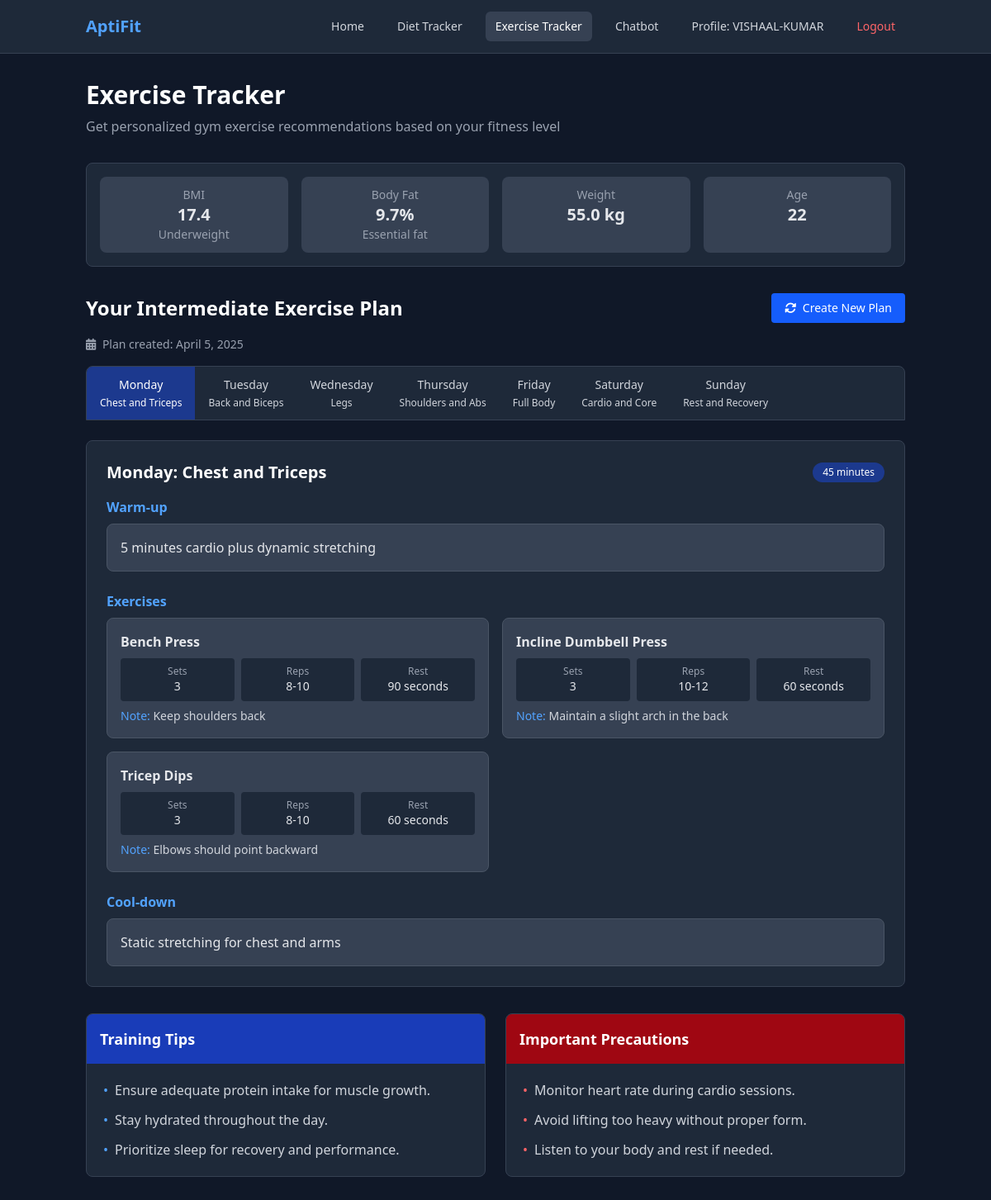
The app's page /exercise-tracker/ (signed in) with its own data.
### fitness/models.py (models this page shows, shortened)
class UserProfile(models.Model):
    NOTIFICATION_CHOICES = [
        ('daily', 'Daily'),
        ('weekly', 'Weekly'),
        ('none', 'None'),
    ]
    user = models.OneToOneField(User, on_delete=models.CASCADE)
    last_password_change = models.DateTimeField(auto_now=True)
    phone_number = models.CharField(max_length=15, blank=True, null=True)
    height = models.FloatField(blank=True, null=True)  # in cm
    weight = models.FloatField(blank=True, null=True)  # in kg
    sex = models.CharField(max_length=10, blank=True, null=True)
    age = models.IntegerField(blank=True, null=True)  # add age field
    notification_preference = models.CharField(
        max_length=10,
        choices=NOTIFICATION_CHOICES,
        default='none'
    )
    @property
    def bmi(self):
        if self.height and self.weight:
            height_m = self.height / 100
            return round(self.weight / (height_m * height_m), 1)
        return None
    @property
    def bmi_category(self):
        bmi = self.bmi
        if bmi is None:
            return None
        elif bmi < 18.5:
            return "Underweight"
        elif bmi < 25:
            return "Normal weight"
        elif bmi < 30:
            return "Overweight"
        else:
            return "Obese"
    @property
    def body_fat(self):
        bmi = self.bmi
        if bmi is None or not self.sex or not self.age:
            return None
        if self.sex.lower() == "male":
            return round(1.20 * bmi + 0.23 * self.age - 10.8 * 1 - 5.4, 1)
        else:
            return round(1.20 * bmi + 0.23 * self.age - 10.8 * 0 - 5.4, 1)
    @property
    def body_fat_category(self):
        bf = self.body_fat
        if bf is None or not self.sex:
            return None
        if self.sex.lower() == "male":
            if bf < 10:
                return "Essential fat"
            elif bf < 14:
                return "Athletes"
            elif bf < 21:
                return "Fitness"
            elif bf < 25:
                return "Average"
            else:
                return "Obese"

class ExercisePlan(models.Model):
    user = models.OneToOneField(User, on_delete=models.CASCADE)
    fitness_level = models.CharField(max_length=20)
    created_at = models.DateTimeField(auto_now_add=True)
    last_updated = models.DateTimeField(auto_now=True)

class ExerciseDay(models.Model):
    exercise_plan = models.ForeignKey(
        ExercisePlan, related_name='days', on_delete=models.CASCADE)
    day = models.CharField(max_length=20)  # Monday, Tuesday, etc.
    focus = models.CharField(max_length=100)  # Chest & Triceps, Legs, etc.
    warmup = models.TextField()
    cooldown = models.TextField()
    duration = models.CharField(max_length=50)

class Exercise(models.Model):
    exercise_day = models.ForeignKey(
        ExerciseDay, related_name='exercises', on_delete=models.CASCADE)
    name = models.CharField(max_length=100)
    sets = models.IntegerField()
    reps = models.CharField(max_length=20)
    rest = models.CharField(max_length=20)
    notes = models.TextField(null=True, blank=True)

class ExerciseTip(models.Model):
    exercise_plan = models.ForeignKey(
        ExercisePlan, related_name='tips', on_delete=models.CASCADE)
    text = models.TextField()

class ExercisePrecaution(models.Model):
    exercise_plan = models.ForeignKey(
        ExercisePlan, related_name='precautions', on_delete=models.CASCADE)
    text = models.TextField()

### fitness/views.py (the view, shortened to what this page needs)
# urls.py: path('exercise-tracker/', views.exercise_tracker, name='exercise_tracker'),
@login_required
def exercise_tracker(request):
    user_profile = request.user.userprofile
    profile_complete = bool(
        user_profile.height and
        user_profile.weight and
        user_profile.sex and
        user_profile.age
    )
    if not profile_complete:
        messages.warning(
            request,
            "Please complete your profile before using the exercise tracker. We need your height, weight, sex, and age to provide personalized exercise recommendations."
        )
        return redirect('profile')
    try:
        exercise_plan_obj = ExercisePlan.objects.get(user=request.user)
        if request.GET.get('new_plan') == 'true' or request.method == 'POST':
            pass
        else:
            exercise_plan = {
                'schedule': [],
                'tips': [tip.text for tip in exercise_plan_obj.tips.all()],
                'precautions': [precaution.text for precaution in exercise_plan_obj.precautions.all()]
            }
            for day in exercise_plan_obj.days.all().order_by('id'):
                day_dict = {
                    'day': day.day,
                    'focus': day.focus,
                    'warmup': day.warmup,
                    'cooldown': day.cooldown,
                    'duration': day.duration,
                    'exercises': []
                }
                for exercise in day.exercises.all():
                    day_dict['exercises'].append({
                        'name': exercise.name,
                        'sets': exercise.sets,
                        'reps': exercise.reps,
                        'rest': exercise.rest,
                        'notes': exercise.notes
                    })
                exercise_plan['schedule'].append(day_dict)
            return render(request, 'fitness/exercise_tracker.html', {
                'exercise_plan': exercise_plan,
                'fitness_level': exercise_plan_obj.fitness_level,
                'created_at': exercise_plan_obj.created_at,
                'last_updated': exercise_plan_obj.last_updated,
            })
    except ExercisePlan.DoesNotExist:
        pass

### fitness/templates/fitness/exercise_tracker.html (shortened to what this page needs)
<!DOCTYPE html>
<html lang="en">
  <head>
    <script src="https://cdn.jsdelivr.net/npm/@tailwindcss/browser@4"></script>
    <link rel="stylesheet" href="https://cdnjs.cloudflare.com/ajax/libs/font-awesome/6.4.0/css/all.min.css">
  </head>
  <body class="bg-gray-900 min-h-screen text-gray-200">
    <nav class="bg-gray-800 border-b border-gray-700">
      <div class="container mx-auto px-4">
        <div class="flex justify-between items-center h-16">
          <div class="flex-shrink-0 font-bold text-xl text-blue-400">
            AptiFit
          </div>
          <div class="flex space-x-2 md:space-x-4 items-center">
            <a href="{% url 'index' %}" class="px-3 py-2 rounded-md text-sm font-medium text-gray-300 hover:bg-gray-700 hover:text-white transition duration-300">
              Home
            </a>
            {% if user.userprofile.height and user.userprofile.weight and user.userprofile.sex and user.userprofile.age %}
            <a href="{% url 'diet_tracker' %}" class="px-3 py-2 rounded-md text-sm font-medium text-gray-300 hover:bg-gray-700 hover:text-white transition duration-300">
              Diet Tracker
            </a>
            <a href="{% url 'exercise_tracker' %}" class="px-3 py-2 rounded-md text-sm font-medium bg-gray-700 text-white">
              Exercise Tracker
            </a>
            <a href="{% url 'chatbot' %}" class="px-3 py-2 rounded-md text-sm font-medium text-gray-300 hover:bg-gray-700 hover:text-white transition duration-300">
              Chatbot
            </a>
            {% endif %}
            <a href="{% url 'profile' %}" class="px-3 py-2 rounded-md text-sm font-medium text-gray-300 hover:bg-gray-700 hover:text-white transition duration-300">
              Profile: {{ user.username }}
            </a>
            <a href="{% url 'logout' %}" class="px-3 py-2 rounded-md text-sm font-medium text-red-400 hover:bg-red-900 hover:text-red-200 transition duration-300">
              Logout
            </a>
          </div>
        </div>
      </div>
    </nav>
    <div class="container mx-auto px-4 py-8">
      <div class="mb-8">
        <h1 class="text-3xl font-bold text-white mb-2">Exercise Tracker</h1>
        <p class="text-gray-400">Get personalized gym exercise recommendations based on your fitness level</p>
      </div>
      <div class="bg-gray-800 rounded-lg p-4 mb-8 border border-gray-700">
        <div class="grid grid-cols-1 md:grid-cols-4 gap-4">
          <div class="text-center p-3 bg-gray-700 rounded-lg">
            <h3 class="text-sm font-medium text-gray-400">BMI</h3>
            <p class="text-xl font-bold">{{ user.userprofile.bmi|default:"--" }}</p>
            <p class="text-sm text-gray-400">{{ user.userprofile.bmi_category|default:"Complete profile" }}</p>
          </div>
          <div class="text-center p-3 bg-gray-700 rounded-lg">
            <h3 class="text-sm font-medium text-gray-400">Body Fat</h3>
            <p class="text-xl font-bold">{{ user.userprofile.body_fat|default:"--" }}%</p>
            <p class="text-sm text-gray-400">{{ user.userprofile.body_fat_category|default:"Complete profile" }}</p>
          </div>
          <div class="text-center p-3 bg-gray-700 rounded-lg">
            <h3 class="text-sm font-medium text-gray-400">Weight</h3>
            <p class="text-xl font-bold">{{ user.userprofile.weight|default:"--" }} kg</p>
          </div>
          <div class="text-center p-3 bg-gray-700 rounded-lg">
            <h3 class="text-sm font-medium text-gray-400">Age</h3>
            <p class="text-xl font-bold">{{ user.userprofile.age|default:"--" }}</p>
          </div>
        </div>
      </div>
      {% if exercise_plan %}
      <div class="mb-8">
        <div class="flex justify-between items-center mb-4">
          <h2 class="text-2xl font-bold text-white">Your {{ fitness_level|title }} Exercise Plan</h2>
          <a href="{% url 'exercise_tracker' %}?new_plan=true" class="bg-blue-600 hover:bg-blue-700 text-white text-sm px-4 py-2 rounded transition duration-300">
            <i class="fas fa-sync-alt mr-1"></i> Create New Plan
          </a>
        </div>
        {% if last_updated %}
        <div class="text-sm text-gray-400 mb-4">
          <span><i class="fas fa-calendar-alt mr-1"></i> Plan created: {{ created_at|date:"F j, Y" }}</span>
        </div>
        {% endif %}
        <div class="mb-6">
          <div class="flex overflow-x-auto bg-gray-800 rounded-t-lg border border-gray-700">
            {% for day_plan in exercise_plan.schedule %}
            <button
              class="day-tab px-4 py-3 text-sm font-medium transition duration-300 {% if forloop.first %}active-tab bg-blue-900 text-white{% else %}text-gray-300 hover:bg-gray-700 hover:text-white{% endif %}"
              data-day="{{ day_plan.day|lower }}"
            >
              {{ day_plan.day }}
              <span class="block text-xs mt-1 font-normal">{{ day_plan.focus }}</span>
            </button>
            {% endfor %}
          </div>
        </div>
        {% for day_plan in exercise_plan.schedule %}
        <div
          id="day-{{ day_plan.day|lower }}"
          class="day-content bg-gray-800 rounded-lg border border-gray-700 p-6 mb-6 {% if not forloop.first %}hidden{% endif %}"
        >
          <div class="flex justify-between items-center mb-4">
            <h3 class="text-xl font-bold text-white">{{ day_plan.day }}: {{ day_plan.focus }}</h3>
            <span class="bg-blue-900 text-white text-xs px-3 py-1 rounded-full">{{ day_plan.duration }}</span>
          </div>
          <div class="mb-6">
            <h4 class="text-blue-400 font-semibold mb-2">Warm-up</h4>
            <div class="bg-gray-700 p-4 rounded-lg border border-gray-600">
              <p>{{ day_plan.warmup }}</p>
            </div>
          </div>
          <div class="mb-6">
            <h4 class="text-blue-400 font-semibold mb-2">Exercises</h4>
            <div class="grid grid-cols-1 md:grid-cols-2 gap-4">
              {% for exercise in day_plan.exercises %}
              <div class="bg-gray-700 p-4 rounded-lg border border-gray-600">
                <h5 class="font-bold mb-2">{{ exercise.name }}</h5>
                <div class="grid grid-cols-3 gap-2 mb-2 text-sm">
                  <div class="bg-gray-800 p-2 rounded text-center">
                    <span class="block text-gray-400 text-xs">Sets</span>
                    <span>{{ exercise.sets }}</span>
                  </div>
                  <div class="bg-gray-800 p-2 rounded text-center">
                    <span class="block text-gray-400 text-xs">Reps</span>
                    <span>{{ exercise.reps }}</span>
                  </div>
                  <div class="bg-gray-800 p-2 rounded text-center">
                    <span class="block text-gray-400 text-xs">Rest</span>
                    <span>{{ exercise.rest }}</span>
                  </div>
                </div>
                {% if exercise.notes %}
                <p class="text-sm text-gray-300 mt-2"><span class="text-blue-400">Note:</span> {{ exercise.notes }}</p>
                {% endif %}
              </div>
              {% endfor %}
            </div>
          </div>
          <div>
            <h4 class="text-blue-400 font-semibold mb-2">Cool-down</h4>
            <div class="bg-gray-700 p-4 rounded-lg border border-gray-600">
              <p>{{ day_plan.cooldown }}</p>
            </div>
          </div>
        </div>
        {% endfor %}
        <div class="grid grid-cols-1 md:grid-cols-2 gap-6 mt-8">
          <div class="bg-gray-800 rounded-lg border border-gray-700 overflow-hidden">
            <div class="bg-blue-800 text-white p-4">
              <h3 class="text-lg font-bold">Training Tips</h3>
            </div>
            <div class="p-5">
              <ul class="space-y-3 text-gray-300">
                {% for tip in exercise_plan.tips %}
                <li class="flex items-start">
                  <span class="text-blue-400 mr-2">•</span>
                  <span>{{ tip }}</span>
                </li>
                {% endfor %}
              </ul>
            </div>
          </div>
          <div class="bg-gray-800 rounded-lg border border-gray-700 overflow-hidden">
            <div class="bg-red-800 text-white p-4">
              <h3 class="text-lg font-bold">Important Precautions</h3>
            </div>
            <div class="p-5">
              <ul class="space-y-3 text-gray-300">
                {% for precaution in exercise_plan.precautions %}
                <li class="flex items-start">
                  <span class="text-red-400 mr-2">•</span>
                  <span>{{ precaution }}</span>
                </li>
                {% endfor %}
              </ul>
            </div>
          </div>
        </div>
      </div>
      {% endif %}
    </div>
  </body>
</html>

### records on screen
ExercisePlan: fitness_level "Intermediate", created_at "April 5, 2025"
ExerciseDay: day "Monday", focus "Chest and Triceps", day "Monday", focus "Chest and Triceps", duration "45 minutes", warmup "5 minutes cardio plus dynamic stretching", cooldown "Static stretching for chest and arms"
ExerciseDay: day "Tuesday", focus "Back and Biceps"
ExerciseDay: day "Wednesday", focus "Legs"
ExerciseDay: day "Thursday", focus "Shoulders and Abs"
ExerciseDay: day "Friday", focus "Full Body"
ExerciseDay: day "Saturday", focus "Cardio and Core"
ExerciseDay: day "Sunday", focus "Rest and Recovery"
Exercise: name "Bench Press", reps "8-10", rest "90 seconds", notes "Keep shoulders back"
Exercise: name "Incline Dumbbell Press", reps "10-12", rest "60 seconds", notes "Maintain a slight arch in the back"
Exercise: name "Tricep Dips", reps "8-10", rest "60 seconds", notes "Elbows should point backward"
ExerciseTip: tips "Ensure adequate protein intake for muscle growth."
ExerciseTip: tips "Stay hydrated throughout the day."
ExerciseTip: tips "Prioritize sleep for recovery and performance."
ExercisePrecaution: precautions "Monitor heart rate during cardio sessions."
ExercisePrecaution: precautions "Avoid lifting too heavy without proper form."
ExercisePrecaution: precautions "Listen to your body and rest if needed."

### other values on screen
{{ user.username }} "VISHAAL-KUMAR"
{{ user.userprofile.bmi|default:"--" }} "17.4"
{{ user.userprofile.bmi_category|default:"Complete profile" }} "Underweight"
{{ user.userprofile.body_fat|default:"--" }} "9.7"
{{ user.userprofile.body_fat_category|default:"Complete profile" }} "Essential fat"
{{ user.userprofile.weight|default:"--" }} "55.0"
{{ user.userprofile.age|default:"--" }} "22"
{{ exercise.sets }} "3" "3" "3"
